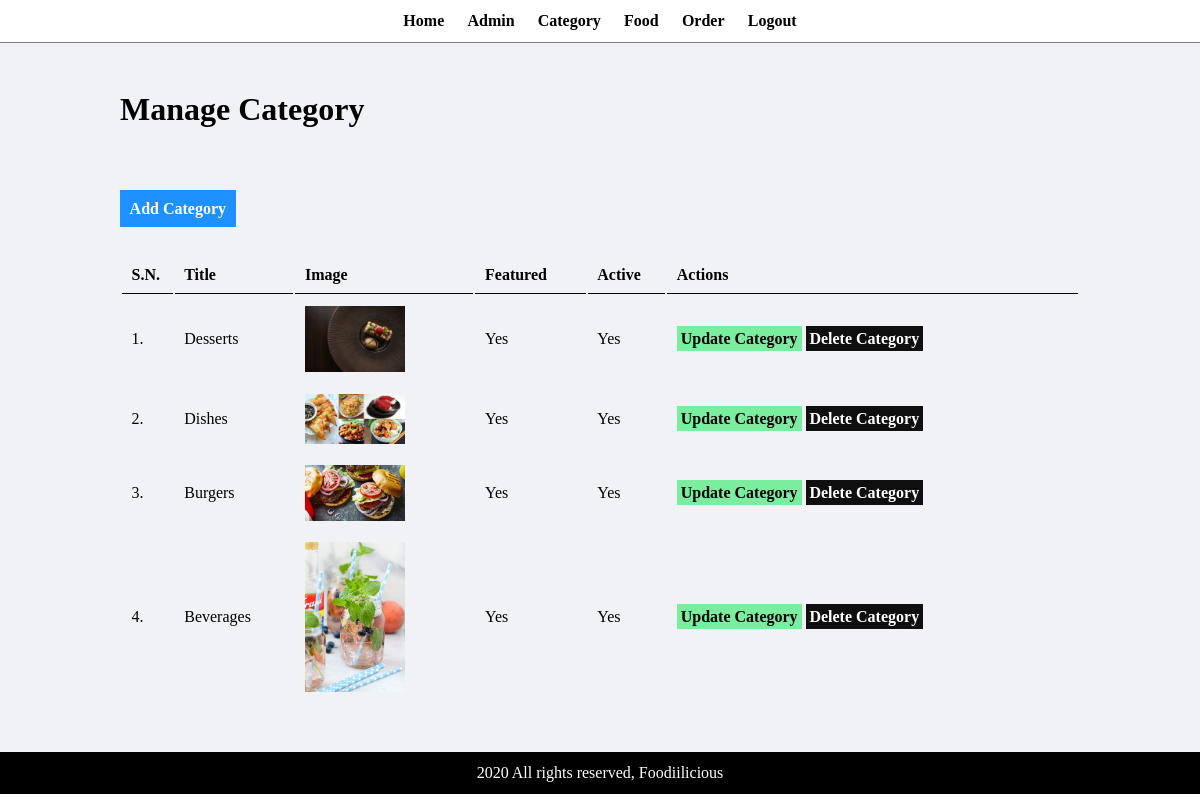
/admin/manage-category.php (signed in), run on the app's committed database.
### tables this page shows
CREATE TABLE `tbl_category` (
  `id` int(10) UNSIGNED NOT NULL,
  `title` varchar(100) NOT NULL,
  `image_name` varchar(255) NOT NULL,
  `featured` varchar(10) NOT NULL,
  `active` varchar(10) NOT NULL
);

### admin/manage-category.php (the view, shortened to what this page needs)
<?php include('head/header.php'); ?>
<div class="main-content">
    <div class="wrapper">
        <h1>Manage Category</h1>
        <br /><br />
        <br><br>
                <a href="<?php echo SITEURL; ?>admin/add-category.php" class="btn-primary">Add Category</a>
                <br /><br /><br />
                <table class="tbl-full">
                    <tr>
                        <th>S.N.</th>
                        <th>Title</th>
                        <th>Image</th>
                        <th>Featured</th>
                        <th>Active</th>
                        <th>Actions</th>
                    </tr>
                    <?php
                        $sql = "SELECT * FROM tbl_category";
                        $res = mysqli_query($conn, $sql);
                        $count = mysqli_num_rows($res);
                        $sn=1;
                        if($count>0)
                        {
                            while($row=mysqli_fetch_assoc($res))
                            {
                                $id = $row['id'];
                                $title = $row['title'];
                                $image_name = $row['image_name'];
                                $featured = $row['featured'];
                                $active = $row['active'];
                                ?>
                                    <tr>
                                        <td><?php echo $sn++; ?>. </td>
                                        <td><?php echo $title; ?></td>
                                        <td>
                                            <?php
                                                if($image_name!="")
                                                {
                                                    ?>
                                                    <img src="<?php echo SITEURL; ?>images/category/<?php echo $image_name; ?>" width="100px" >
                                                    <?php
                                                }
                                                else
                                                {
                                                    echo "<div class='error'>Image not Added.</div>";
                                                }
                                            ?>
                                        </td>
                                        <td><?php echo $featured; ?></td>
                                        <td><?php echo $active; ?></td>
                                        <td>
                                            <a href="<?php echo SITEURL; ?>admin/update-category.php?id=<?php echo $id; ?>" class="btn-secondary">Update Category</a>
                                            <a href="<?php echo SITEURL; ?>admin/delete-category.php?id=<?php echo $id; ?>&image_name=<?php echo $image_name; ?>" class="btn-danger">Delete Category</a>
                                        </td>
                                    </tr>
                                <?php
                            }
                        }
                        else
                        {
                            ?>
                            <tr>
                                <td colspan="6"><div class="error">No Category Added.</div></td>
                            </tr>
                            <?php
                        }
                    ?>
                </table>
    </div>
</div>
<?php include('head/footer.php'); ?>

### admin/head/header.php (shortened to what this page needs)
<html>
    <head>
        <link rel="stylesheet" href="../css/admin.css">
    </head>
    <body>
        <div class="menu text-center">
            <div class="wrapper">
                <ul>
                    <li><a href="index.php">Home</a></li>
                    <li><a href="manage-admin.php">Admin</a></li>
                    <li><a href="manage-category.php">Category</a></li>
                    <li><a href="manage-food.php">Food</a></li>
                    <li><a href="manage-order.php">Order</a></li>
                    <li><a href="logout.php">Logout</a></li>
                </ul>
            </div>
        </div>

### admin/head/footer.php
<div class="footer">
            <div class="wrapper">
                <p class="text-center">2020 All rights reserved, Foodiilicious</a></p>
            </div>
        </div>
    </body>
</html>

### css/admin.css (style rules this page uses)
* { margin: 0; padding: 0; font-family: 'Times New Roman', Times, serif; }
.wrapper { padding: 1%; width: 80%; margin: 0 auto; }
.text-center { text-align: center; }
.tbl-full { width: 100%; }
table tr th { border-bottom: 1px solid black; padding: 1%; text-align: left; }
table tr td { padding: 1%; }
.btn-primary { background-color: #1e90ff; padding: 1%; color: white; text-decoration: none; font-weight: bold; }
.btn-secondary { background-color: #7bed9f; padding: 1%; color: black; text-decoration: none; font-weight: bold; }
.btn-danger { background-color: #0f0f0f; padding: 1%; color: white; text-decoration: none; font-weight: bold; }
.menu { border-bottom: 1px solid grey; }
.menu ul { list-style-type: none; }
.menu ul li { display: inline; padding: 1%; }
.menu ul li a { text-decoration: none; font-weight: bold; color: #000000; }
.main-content { background-color: #f1f2f6; padding: 3% 0; }
.footer { background-color: #000000; color: white; }

### data on the page
tbl_category: title "Desserts", image_name (picture), featured "Yes", active "Yes"
tbl_category: title "Dishes", image_name (picture), featured "Yes", active "Yes"
tbl_category: title "Burgers", image_name (picture), featured "Yes", active "Yes"
tbl_category: title "Beverages", image_name (picture), featured "Yes", active "Yes"
